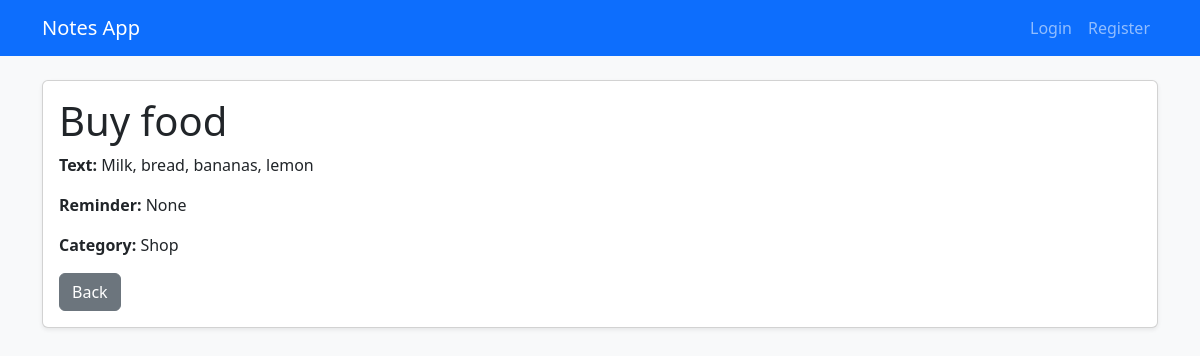
Page /2/ on the committed database.
### notes/models.py (models this page shows, shortened)
class Note(models.Model):
    title = models.CharField(max_length=200)
    text = models.TextField()
    reminder = models.DateTimeField(null=True, blank=True)
    category = models.ForeignKey(Category, on_delete=models.CASCADE)
    user = models.ForeignKey(User, on_delete=models.CASCADE, null=True, blank=True)

class Category(models.Model):
    title = models.CharField(max_length=100)

### notes/views.py (the view)
# urls.py: path('<int:pk>/', NoteDetailView.as_view(), name='note_detail'),
class NoteDetailView(DetailView):
    model = Note
    template_name = 'note_detail.html'
    context_object_name = 'note'

### notes/templates/note_detail.html (shortened to what this page needs)
{% extends 'base.html' %}
{% block content %}
<div class="card shadow-sm">
    <div class="card-body">
        <h1 class="card-title">{{ note.title }}</h1>
        <p><strong>Text:</strong> {{ note.text }}</p>
        <p><strong>Reminder:</strong> {{ note.reminder }}</p>
        <p><strong>Category:</strong> {{ note.category.title }}</p>
        <a href="{% url 'notes_list' %}" class="btn btn-secondary">Back</a>
    </div>
</div>
{% endblock %}

### rows in the picture
Note: title "Buy food", text "Milk, bread, bananas, lemon", reminder "None", category "Shop"
